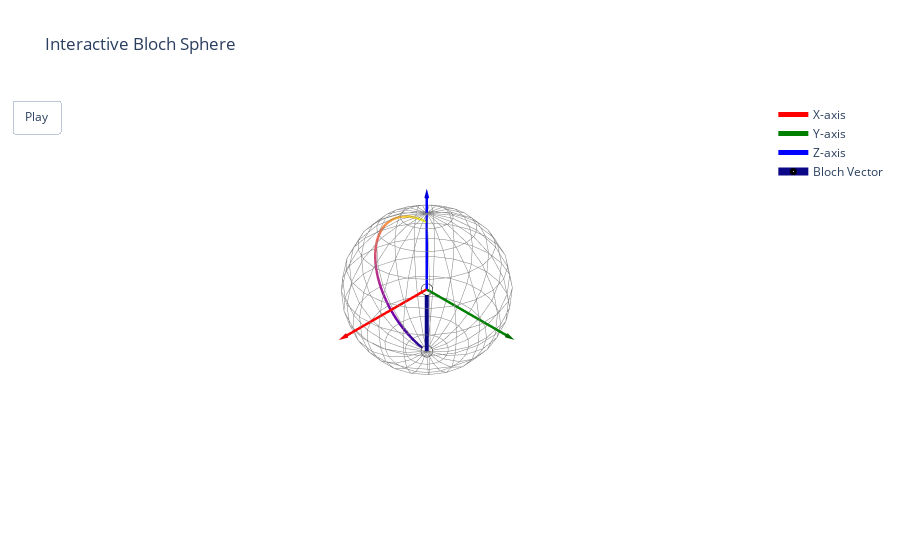

The notebook cell this image was saved under:
### Markdown cell above
## Bloch sphere visualization

### Code cell
fig = create_interactive_bloch_sphere(sx=sx.flatten(), sy=sy.flatten(), sz=sz.flatten(), t_eval=t.flatten())
fig.show()
